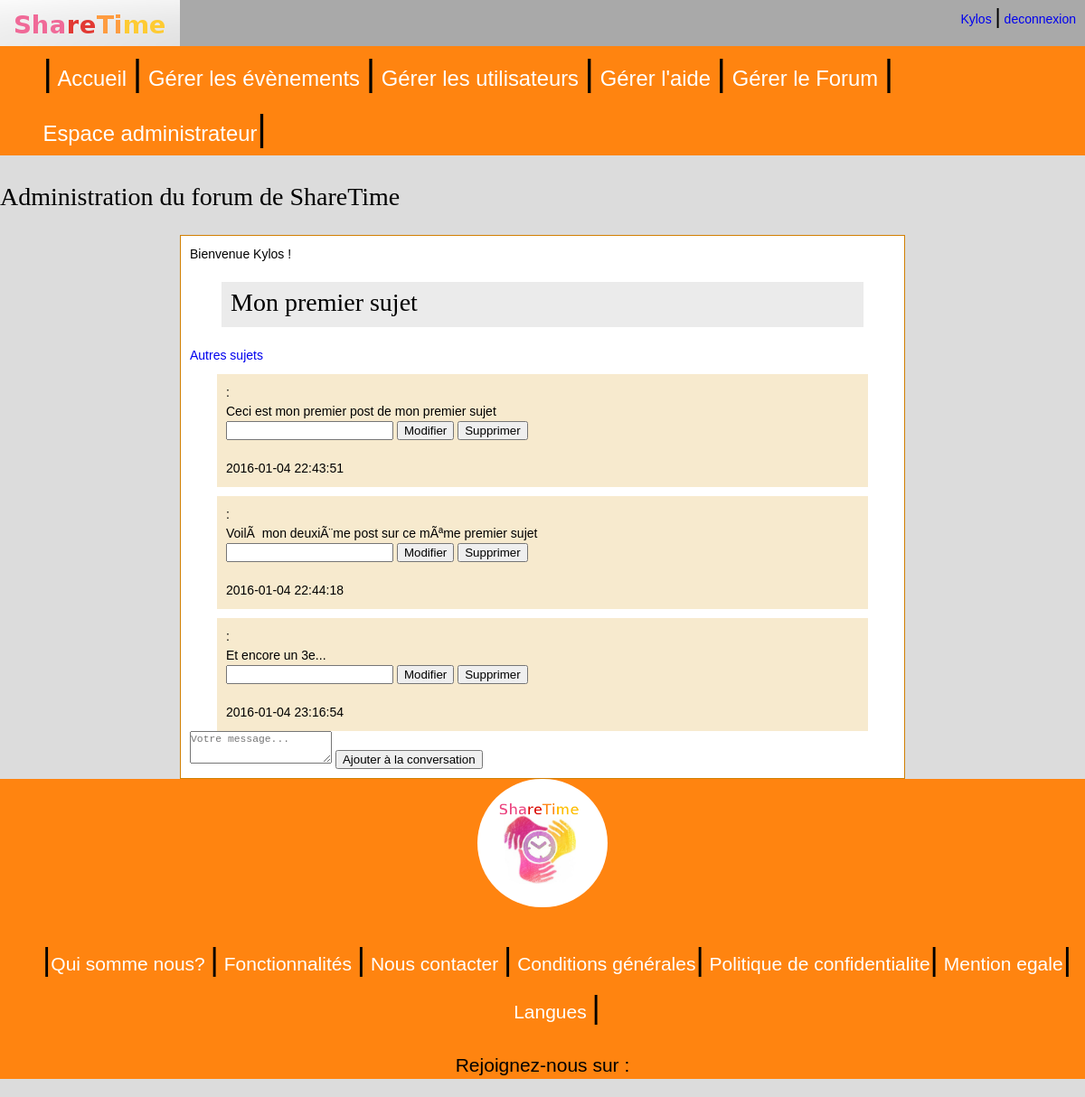
Page /vue/forum_admin_V.php?categorie=Concerts&sujet=Mon premier sujet (signed in) on the committed database.
### tables this page shows
CREATE TABLE IF NOT EXISTS `postsujet` (
  `id` int(11) NOT NULL AUTO_INCREMENT,
  `propri` int(11) NOT NULL,
  `contenu` text NOT NULL,
  `date` datetime NOT NULL,
  `sujet` varchar(61) NOT NULL,
  PRIMARY KEY (`id`)
);

### model/forum_index_M.php (called while the page is built, shortened)
<?php
if (isset($select)){
	if ($select == "post"){
		$requete = $bdd->prepare('SELECT * FROM postSujet WHERE sujet= :sujet ');
		$requete->execute(array('sujet'=>$_GET['sujet']));
	}
}
?>

### vue/forum_admin_V.php (the view, shortened to what this page needs)
<?php
include_once "../controller/forum_addPost.class.php";
?>
<!DOCTYPE html>
<head>
	<link rel="stylesheet" href="style_APP.css"/>
</head>
<body>
	<?php include("entete_admin.php"); ?>
	<h1>Administration du forum de ShareTime</h1>
	<div id="Cforum">
		<?php
		echo 'Bienvenue ' . $_SESSION['pseudo'] . ' !';
		if(isset($_GET['sujet']))
		{
			?>
			<div class='categories'>
				<h1><?php echo $_GET['sujet']; ?></h1>
			</div>
			<?php
			$select = "post";
			include "../model/forum_index_M.php";
			?>
			<br><a href="forum_admin_V.php?categorie=<?php echo $_GET['categorie']; ?>" >Autres sujets</a>
			<?php
			while($reponse = $requete->fetch())
			{
				?>
				<div class='post'>
					<?php
					$select ="utilisateur";
					include "../model/forum_index_M.php";
					echo $utilisateur['pseudo'] . ' : ';
					echo '<br>' . $reponse['contenu'];
					?>
					<form name="categorie" method="post" action="../controller/forum_admin_C.php">
						<input type="text" name="post">
						<input type="submit" name="modifPost" value="Modifier"/>
						<input type="submit" name="suppPost" value="Supprimer"/>
					</form>
					<?php
					echo '<br>'. $reponse['date'];
				?>
				</div>
				<?php
			}
			if(isset($_SESSION['pseudo']))
			{
				?>
				<form method="post" action="forum_admin_V.php?categorie=<?php echo $_GET['categorie'];?>&sujet=<?php echo $_GET['sujet']; ?>">
					<textarea name="sujet" placeholder="Votre message..."></textarea>
					<input type="submit" value="Ajouter à la conversation">
				</form>
				<?php
			}
			else
			{
				echo 'Vous devez être connecté pour publier un message sur le forum';
			}
		}
		?>
	</div>
	<?php include("pied_de_page.php"); ?>
</body>
</html>

### vue/style_APP.css (style rules this page uses)
body { background-color: #fff; color: #000; font-family: "Century Gothic", helvetica, arial, sans-serif; font-size: 1.4em; line-height: 1.5; }
p, ul, ol, dl, blockquote, pre, td, th, label, textarea, caption, details, figure, hgroup { font-size: 1em; line-height: 1.5; margin: 1.5em 0 0; }
h1, .h1-like { font-size: 1.8571em; font-weight: normal; line-height: 1.6154em; margin: .8077em 0 0 0; }
html, body, textarea, figure, label { margin: 0; padding: 0; }
p:first-child, ul:first-child, ol:first-child, dl:first-child, blockquote:first-child, pre:first-child, h1:first-child, h2:first-child, h3:first-child, h4:first-child, h5:first-child, h6:first-child { margin-top: 0; }
img, table, td, blockquote, code, pre, textarea, input, video { max-width: 100%; }
div, textarea, table, td, th, code, pre, samp { word-wrap: break-word; -webkit-hyphens: auto; -moz-hyphens: auto; -ms-hyphens: auto; -o-hyphens: auto; hyphens: auto; }
body { background : #DCDCDC; }
a { text-decoration:none; display : inline-block; }
h1 { font-size: 2em; font-family:Comfortaa, serif; }
#Cforum { width: 780px; min-height: 300px; padding: 10px; margin: auto; margin-top: 20px; background-color: white; border: 1px solid rgb(209, 127, 3); }
.categories { width: 700px; margin: auto; background-color: rgb(235, 235, 235); height: 50px; line-height: 50px; margin-top: 20px; padding-left: 10px; }
.post { background-color: rgb(247, 234, 206); margin: auto; margin-top: 10px; min-height: 1px; width: 700px; padding: 10px; }

### rows in the picture
postsujet: contenu "Ceci est mon premier post de mon premier sujet", date "2016-01-04 22:43:51"
postsujet: contenu "VoilÃ mon deuxiÃ¨me post sur ce mÃªme premier sujet", date "2016-01-04 22:44:18"
postsujet: contenu "Et encore un 3e...", date "2016-01-04 23:16:54"

### other values in the picture
$_SESSION['pseudo'] "Kylos"
$_GET['sujet'] "Mon premier sujet"
